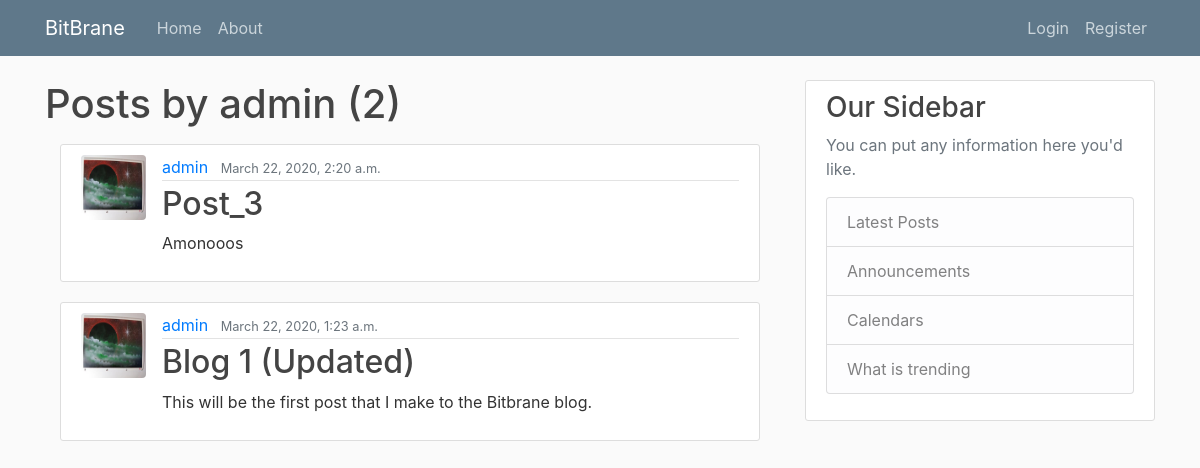
The app's page /user/admin, older data.
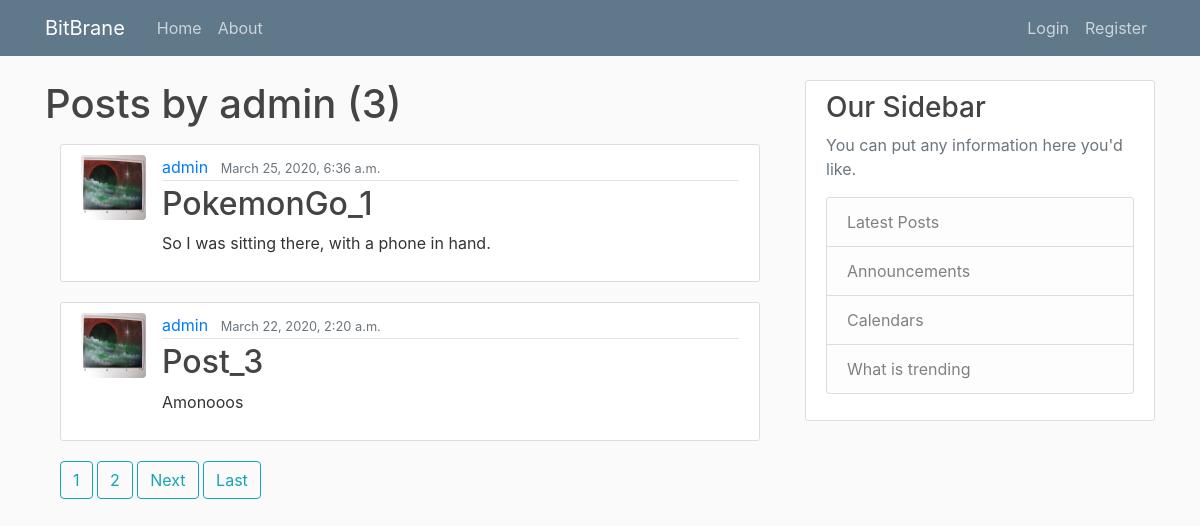
The same page, newer data.
### blog/models.py (models this page shows, shortened)
class Post(models.Model):
    title = models.CharField(max_length=100)
    content = models.TextField()
    date_posted = models.DateTimeField(default=timezone.now)
    author = models.ForeignKey(User, on_delete=models.CASCADE)

### users/models.py (models this page shows, shortened)
class Profile(models.Model):
    user = models.OneToOneField(User, on_delete=models.CASCADE)
    image = models.ImageField(default='default.jpg', upload_to='profile_pics')

### blog/views.py (the view)
# urls.py: path('user/<str:username>', UserPostListView.as_view(), name='user-posts'),
class UserPostListView(ListView):
    model = Post
    template_name = 'blog/user_posts.html'            # <app>/<model>_<viewtype>.html
    context_object_name = 'posts'
    ordering = ['-date_posted']
    paginate_by = 2
    def get_queryset(self):
        user = get_object_or_404(User, username=self.kwargs.get('username'))
        return Post.objects.filter(author=user).order_by("-date_posted")

### blog/templates/blog/user_posts.html (shortened to what this page needs)
{% extends "blog/base.html"%}
{% block content %}
<h1 class="mb-3">Posts by {{view.kwargs.username}} ({{page_obj.paginator.count}})</h1>
<main>
  <div class='container'>
    {%for post in posts %}
    <article class="media content-section">
      <img class="rounded article-img" src="{{post.author.profile.image.url}}">
      <div class="media-body">
        <div class="article-metadata">
          <a class="mr-2" href="{% url 'user-posts' post.author.username %}">{{ post.author }}</a>
          <small class="text-muted">{{ post.date_posted }}</small>
        </div>
        <h2><a class="article-title" href="{% url 'post-detail' post.id%}">{{ post.title }}</a></h2>
        <p class="article-content">{{ post.content }}</p>
      </div>
    </article>
    {% endfor %}
    {% if is_paginated %}
      {% for num in page_obj.paginator.page_range%}
        {% if page_obj.number == num %}
          <a class="btn btn-outline-info mb-4" href="?page={{num}}">{{num}}</a>
        {% elif num > page_obj.number|add:'-3' and num < page_obj.number|add:'3' %}
          <a class="btn btn-outline-info mb-4" href="?page={{num}}">{{num}}</a>
        {% endif%}
      {% endfor%}
      {% if page_obj.has_next %}
        <a class="btn btn-outline-info mb-4" href="?page={{page_obj.next_page_number}}">Next</a>
        <a class="btn btn-outline-info mb-4" href="?page={{page_obj.paginator.num_pages}}">Last</a>
      {% endif %}
    {% endif %}
  </div>
</main>
{% endblock content %}

Row changes from the older to the newer data that the page shows:
no longer on this page (row unchanged): Post: author.profile.image (picture), author "admin", date_posted "March 22, 2020, 1:23 a.m.", title "Blog 1 (Updated)", content "This will be the first post that I make to the Bitbrane blog."
added Post: author.profile.image (picture), author "admin", date_posted "March 25, 2020, 6:36 a.m.", title "PokemonGo_1", content "So I was sitting there, with a phone in hand."
Text that changed along with them:
{{ page_obj.paginator.count }}: "2" → "3"
new list line: "1"
new list line: "2"
text now shown: "Next Last"
